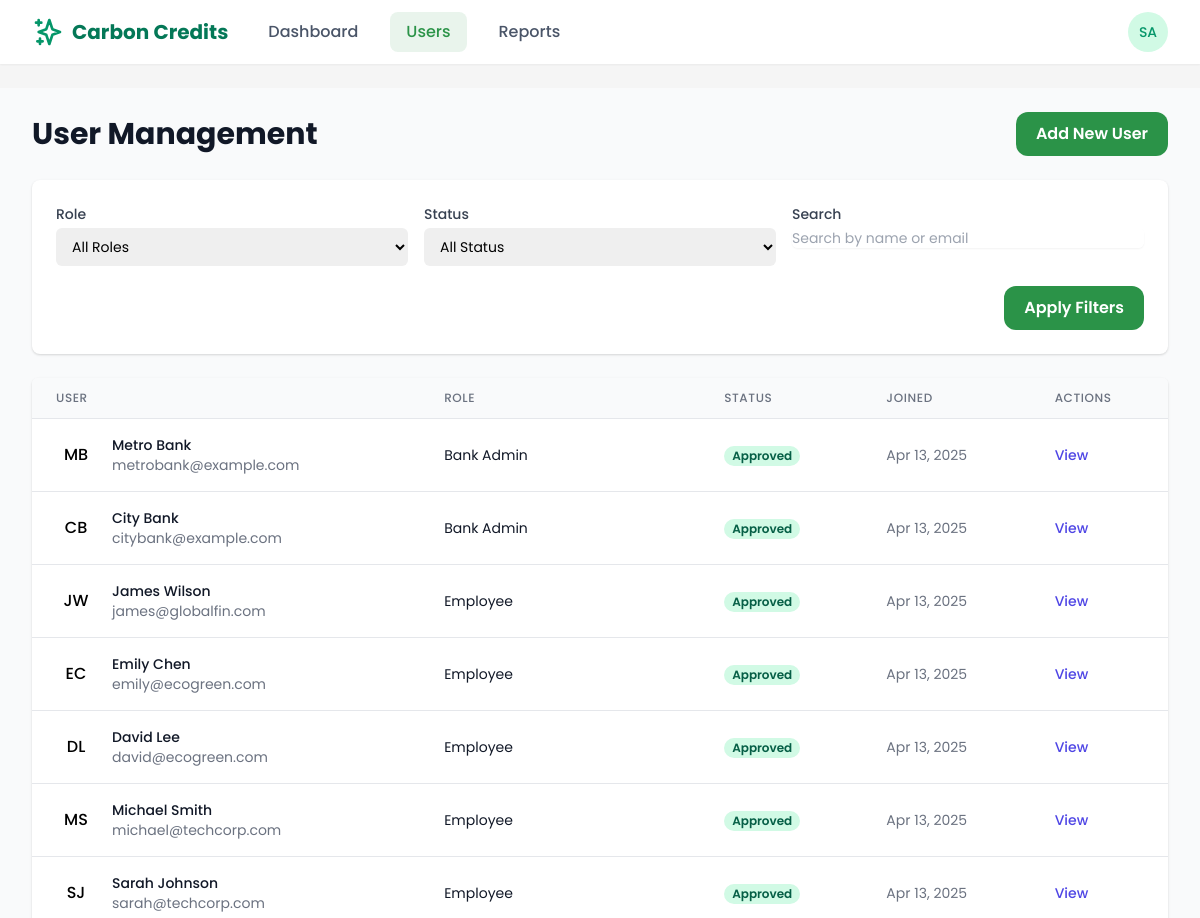
The page /systemadmin/users/ (signed in, upper part) on the database as committed earlier.
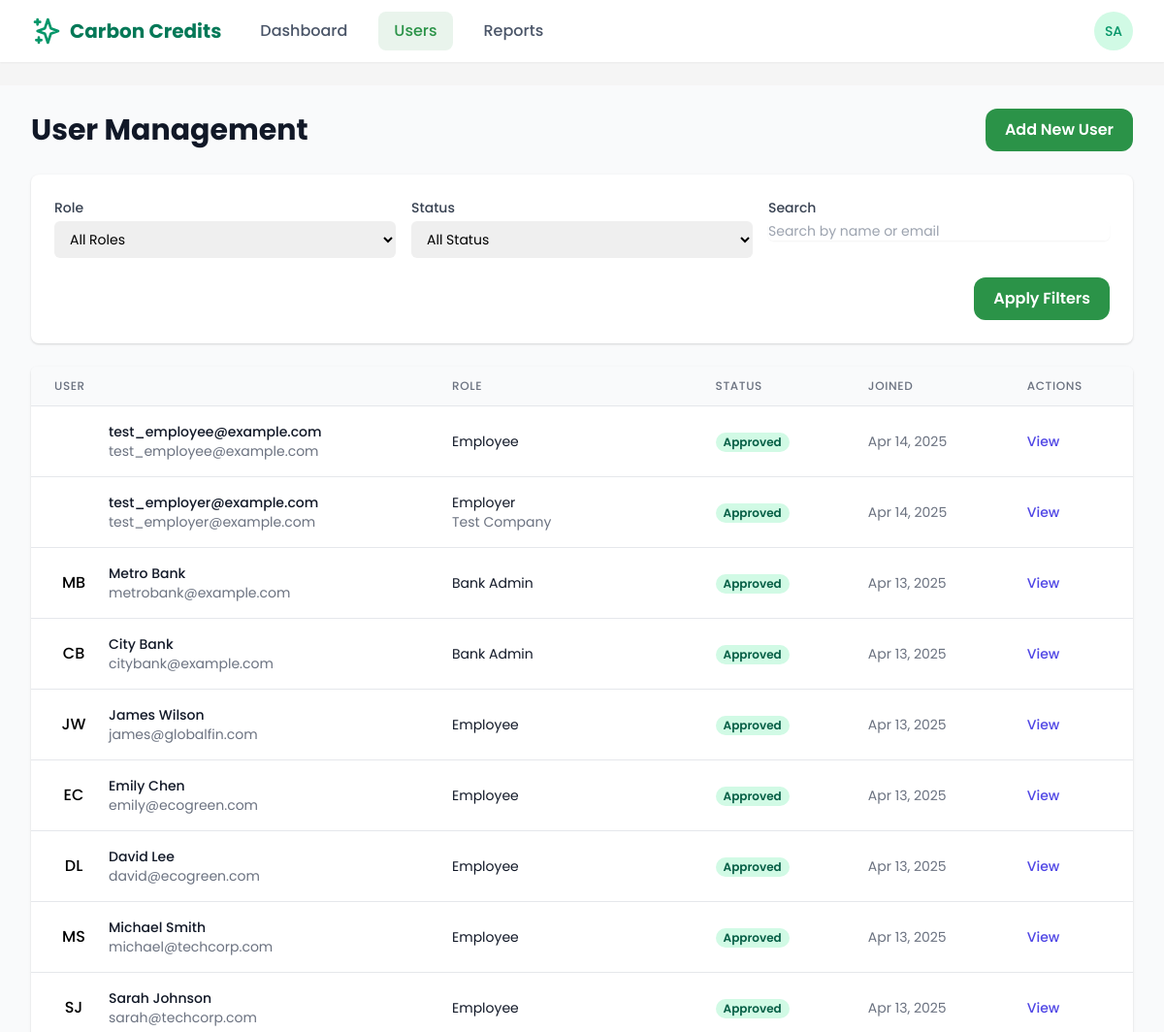
The same page on the database as committed later.
### users/models.py (models this page shows, shortened)
class CustomUser(AbstractUser):
    is_employee = models.BooleanField(default=False)
    is_employer = models.BooleanField(default=False)
    is_bank_admin = models.BooleanField(default=False)
    is_super_admin = models.BooleanField(default=False)
    email = models.EmailField(_('email address'), unique=True)
    date_joined = models.DateTimeField(default=timezone.now)
    approved = models.BooleanField(default=False)
    USERNAME_FIELD = 'email'
    REQUIRED_FIELDS = ['username', 'first_name', 'last_name']
    class Meta:
        verbose_name = _('user')
        verbose_name_plural = _('users')

class EmployerProfile(models.Model):
    user = models.OneToOneField(
        CustomUser,
        on_delete=models.CASCADE,
        related_name='employer_profile'
    )
    company_name = models.CharField(max_length=100)
    registration_number = models.CharField(max_length=50, unique=True)
    industry = models.CharField(max_length=100)
    approved = models.BooleanField(default=False)
    created_at = models.DateTimeField(default=timezone.now)

### core/views/admin_views.py (the view, shortened to what this page needs)
# urls.py: path('users/', admin_views.users_list, name='admin_users'),
@login_required
@user_passes_test(is_super_admin)
def users_list(request):
    role_filter = request.GET.get('role', '')
    status_filter = request.GET.get('status', '')
    search_query = request.GET.get('search', '')
    sort_by = request.GET.get('sort', 'date_joined')
    sort_dir = request.GET.get('dir', 'desc')
    users_queryset = CustomUser.objects.all()
    if status_filter:
        if status_filter == 'approved':
            users_queryset = users_queryset.filter(approved=True)
        elif status_filter == 'pending':
            users_queryset = users_queryset.filter(approved=False)
    if sort_by == 'name':
        order_field = 'first_name' if sort_dir == 'asc' else '-first_name'
    elif sort_by == 'email':
        order_field = 'email' if sort_dir == 'asc' else '-email'
    elif sort_by == 'role':
        order_field = '-date_joined'
    else:  # default to date_joined
        order_field = 'date_joined' if sort_dir == 'asc' else '-date_joined'
    users_queryset = users_queryset.order_by(order_field)
    users_queryset = users_queryset.prefetch_related(
        'employer_profile',
        'employee_profile',
        'employee_profile__employer'
    )
    page_number = request.GET.get('page', 1)
    paginator = Paginator(users_queryset, 20)  # 20 users per page
    users = paginator.get_page(page_number)
    context = {
        'users': users,
        'role_filter': role_filter,
        'status_filter': status_filter,
        'search_query': search_query,
        'sort_by': sort_by,
        'sort_dir': sort_dir,
        'page_obj': users,
        'total_users': users_queryset.count(),
    }
    return render(request, 'admin/users.html', context)

### core/views/admin_views.py (called while the page is built)
def is_super_admin(user):
    return user.is_authenticated and user.is_super_admin

### templates/admin/users.html (shortened to what the changed rows need)
{% extends 'base.html' %}
{% load static %}
{% block content %}
<div class="bg-gray-50 min-h-screen">
  <div class="max-w-7xl mx-auto py-6 px-4 sm:px-6 lg:px-8">
    <div class="flex justify-between items-center mb-6">
      <h1 class="text-3xl font-bold text-gray-900">User Management</h1>
    </div>
    <div class="bg-white shadow overflow-hidden sm:rounded-md">
      <table class="min-w-full divide-y divide-gray-200">
        <thead class="bg-gray-50">
          <tr>
            <th scope="col" class="px-6 py-3 text-left text-xs font-medium text-gray-500 uppercase tracking-wider">User</th>
            <th scope="col" class="px-6 py-3 text-left text-xs font-medium text-gray-500 uppercase tracking-wider">Role</th>
            <th scope="col" class="px-6 py-3 text-left text-xs font-medium text-gray-500 uppercase tracking-wider">Status</th>
            <th scope="col" class="px-6 py-3 text-left text-xs font-medium text-gray-500 uppercase tracking-wider">Joined</th>
            <th scope="col" class="px-6 py-3 text-left text-xs font-medium text-gray-500 uppercase tracking-wider">Actions</th>
          </tr>
        </thead>
        <tbody id="users-table-body" class="bg-white divide-y divide-gray-200">
          {% for user in users %}
          <tr id="user-{{ user.id }}">
            <td class="px-6 py-4 whitespace-nowrap">
              <div class="flex items-center">
                <div class="flex-shrink-0 h-10 w-10 bg-primary-100 rounded-full flex items-center justify-center text-primary-600 font-medium">
                  {{ user.first_name|slice:":1" }}{{ user.last_name|slice:":1" }}
                </div>
                <div class="ml-4">
                  <div class="text-sm font-medium text-gray-900">
                    {% if user.first_name or user.last_name %}
                      {{ user.first_name }} {{ user.last_name }}
                    {% else %}
                      {{ user.email }}
                    {% endif %}
                  </div>
                  <div class="text-sm text-gray-500">{{ user.email }}</div>
                </div>
              </div>
            </td>
            <td class="px-6 py-4 whitespace-nowrap">
              <div class="text-sm text-gray-900">
                {% if user.is_super_admin %}Super Admin
                {% elif user.is_bank_admin %}Bank Admin
                {% elif user.is_employer %}Employer
                {% elif user.is_employee %}Employee
                {% else %}Unknown{% endif %}
              </div>
              {% if user.is_employer and user.employer_profile %}
              <div class="text-sm text-gray-500">{{ user.employer_profile.company_name }}</div>
              {% endif %}
            </td>
            <td class="px-6 py-4 whitespace-nowrap">
              <span class="px-2 inline-flex text-xs leading-5 font-semibold rounded-full
                {% if user.approved %}bg-green-100 text-green-800{% else %}bg-yellow-100 text-yellow-800{% endif %}">
                {% if user.approved %}Approved{% else %}Pending{% endif %}
              </span>
            </td>
            <td class="px-6 py-4 whitespace-nowrap text-sm text-gray-500">
              {{ user.date_joined|date:"M d, Y" }}
            </td>
            <td class="px-6 py-4 whitespace-nowrap text-sm font-medium">
              <div class="flex space-x-2">
                <a href="#" class="text-indigo-600 hover:text-indigo-900">View</a>
              </div>
            </td>
          </tr>
          {% empty %}
          <tr>
            <td colspan="5" class="px-6 py-4 whitespace-nowrap text-sm text-gray-500 text-center">
              No users found.
            </td>
          </tr>
          {% endfor %}
        </tbody>
      </table>
    </div>
  </div>
</div>
{% endblock %}

Rows that differ between the two databases and show on the page:
added CustomUser: email "test_employee@example.com", is_super_admin "Employee", approved "Approved", date_joined "Apr 14, 2025"
added CustomUser: email "test_employer@example.com", is_super_admin "Employer", employer_profile.company_name "Test Company", approved "Approved", date_joined "Apr 14, 2025"
